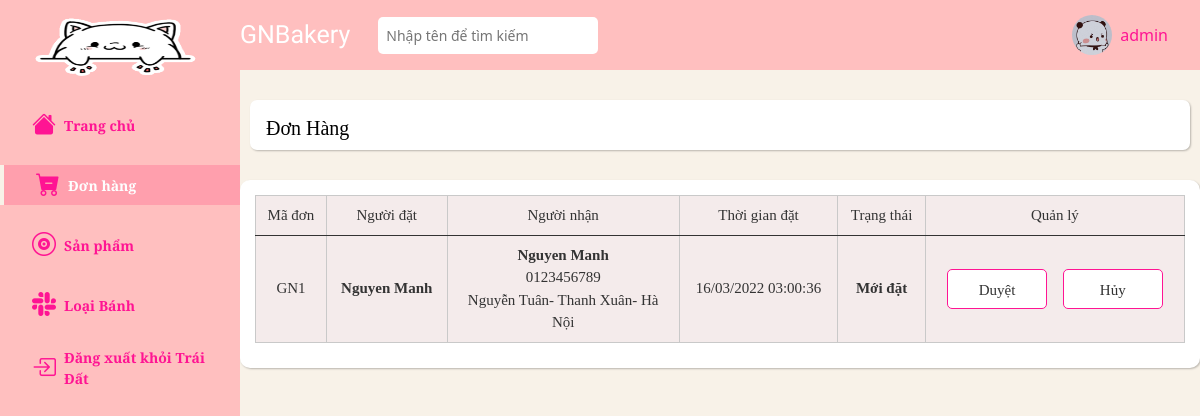
Page /admin/orders/index.php (signed in) on the earlier database version.
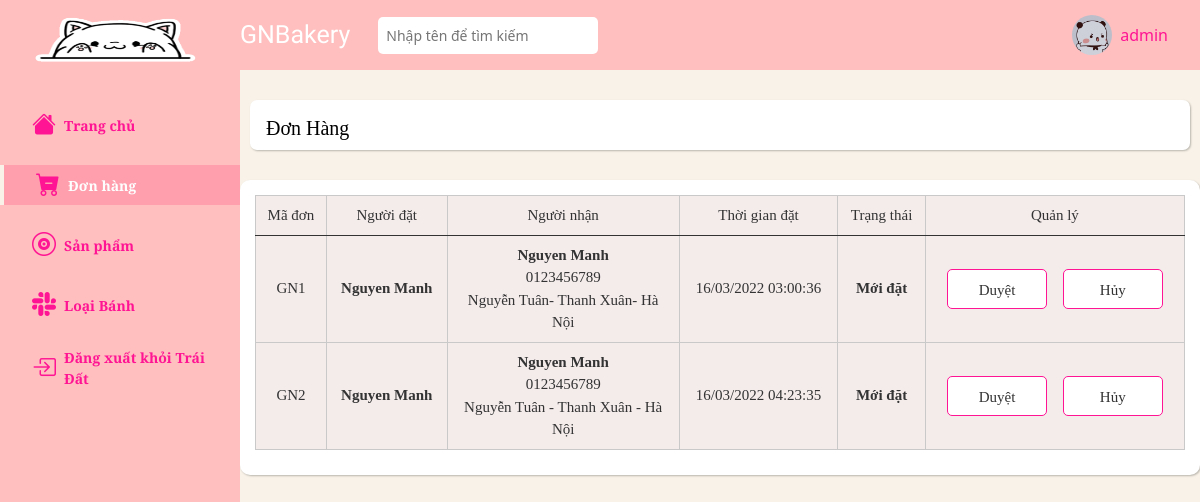
Same page on the later database version.
### tables this page shows
CREATE TABLE `orders` (
  `id` int(11) NOT NULL,
  `customer_id` int(11) NOT NULL,
  `name_receiver` varchar(50) NOT NULL,
  `address_receiver` varchar(255) NOT NULL,
  `phone_receiver` varchar(15) NOT NULL,
  `status` tinyint(1) NOT NULL,
  `total_price` float NOT NULL,
  `created_at` timestamp NOT NULL DEFAULT CURRENT_TIMESTAMP
);

CREATE TABLE `customers` (
  `id` int(11) NOT NULL,
  `name` varchar(50) NOT NULL,
  `email` varchar(255) NOT NULL,
  `password` varchar(255) NOT NULL,
  `address` varchar(255) DEFAULT NULL,
  `phone` varchar(15) DEFAULT NULL
);

### admin/orders/index.php (the view, shortened to what this page needs)
<?php
    require_once '../navbar-vertical.php';
    require_once '../../database/connect.php';
    $sql = "SELECT orders.id, name_receiver, address_receiver, phone_receiver, DATE_FORMAT(created_at, '%d/%m/%Y %T') as created_at, status, customers.name
    from orders
    join customers on orders.customer_id = customers.id";
    $result = mysqli_query($connect, $sql);
?>
<div class="main__container">
    <div class="main-container-text d-flex align-items-center">
        <a class="header__name text-decoration-none" href="#">
            Đơn Hàng
        </a>
    </div>
    <div class="container-fluid">
            <div class="row gx-5">
                <div class="col-12">
                    <div class="table-responsive-sm">
                        <table class="order_table table table-sm table-light align-middle">
                            <thead style = "text-align : center;">
                                <tr>
                                    <th class = "id-product" scope="col">Mã đơn</th>
                                    <th class = "orderer-product" scope="col">Người đặt</th>
                                    <th class = "recipient-product" scope="col">Người nhận</th>
                                    <th class = "time-product" scope="col">Thời gian đặt</th>
                                    <th class = "status-order"  scope="col">Trạng thái</th>
                                    <th class = "manage-order"  scope="col">Quản lý</th>
                                </tr>
                            </thead>
                            <tbody style ="text-align:center;">
                            <?php foreach($result as $each){ ?>
                                <tr>
                                    <th class ="id-numbers" scope="col">
                                        <a style = "text-decoration:none; color:#333;"href="./detail.php?id=<?= $each['id'] ?>" >GN<?= $each['id'] ?></a>
                                    </th>
                                    <th scope="col">
                                        <span class = "nameofyou"><?= $each['name'] ?></span>
                                    </th>
                                    <th scope="col">
                                       <span class="nameofyou"><?= $each['name_receiver'] ?></span> <br>
                                       <span><?= $each['phone_receiver'] ?></span> <br>
                                       <span><?= $each['address_receiver'] ?></span>
                                    </th>
                                    <th scope="col"><?= $each['created_at'] ?></th>
                                    <th scope="col" style = "font-weight:600;" >
                                        <?php switch ($each['status']) {
                                            case 0:
                                                echo "Mới đặt";
                                                break;
                                        }
                                        ?>
                                    </th>
                                    <th scope="col">
                                        <div class="two_buttons">
                                            <?php if($each['status'] == 2 || $each['status'] == 1) { }
                                            else { ?>
                                            <a href="./update.php?id=<?= $each['id'] ?>&status=1" class = "btnBrowser">Duyệt</a>
                                            <a href="./update.php?id=<?= $each['id'] ?>&status=2">Hủy</a>
                                            <?php } ?>
                                        </div>
                                     </th>
                                </tr>
                            <?php } ?>
                            </tbody>
                        </table>
                    </div>
                </div>
            </div>
    </div>
</div>
</body>
</html>

Differences in the rows shown:
added orders: id "2", customer.name "Nguyen Manh", name_receiver "Nguyen Manh", phone_receiver "0123456789", address_receiver "Nguyễn Tuân - Thanh Xuân - Hà Nội", created_at "16/03/2022 04:23:35", status "Mới đặt"
